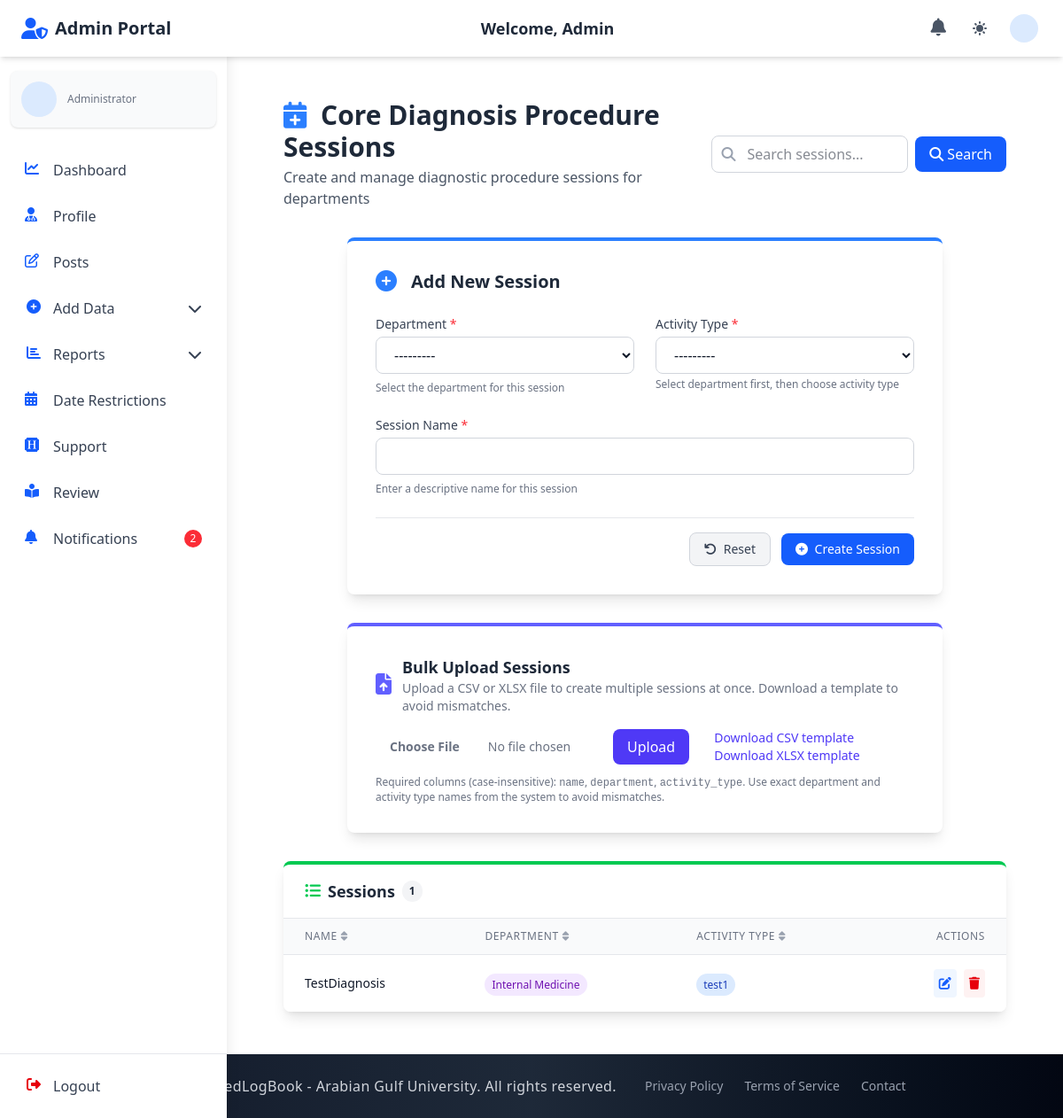
/admin_section/sessions/ (signed in), run on the app's committed database.
### admin_section/models.py (models this page shows, shortened)
class CoreDiaProSession(models.Model):
    name = models.CharField(max_length=200)
    activity_type = models.ForeignKey(ActivityType, on_delete=models.CASCADE, related_name="core_dia_pro_sessions")
    department = models.ForeignKey(Department, on_delete=models.CASCADE, related_name="core_dia_pro_sessions")
    class Meta:
        verbose_name = "Core Diagnosis Procedure Session"
        verbose_name_plural = "Core Diagnosis Procedure Sessions"

class Department(models.Model):
    name = models.CharField(max_length=50)
    log_year = models.ForeignKey(LogYear, on_delete=models.CASCADE, related_name="department_log_year")
    log_year_section = models.ForeignKey(
        LogYearSection,
        on_delete=models.SET_NULL,
        null=True,
        blank=True,
        related_name="department_log_year_section",
        db_index=True,
    )
    def __str__(self):
        return f"{self.name}"

class ActivityType(models.Model):
    name = models.CharField(max_length=100)
    department = models.ForeignKey(Department, on_delete=models.CASCADE, related_name="activity_types")
    def __str__(self):
        return self.name
    class Meta:
        unique_together = ["name", "department"]

### admin_section/views_file/CoreDiaProSession_views.py (the view, shortened to what this page needs)
# urls.py: path("sessions/", core_dia_pro_session_list, name="core_dia_pro_session_list"),
@login_required
def core_dia_pro_session_list(request):
    sessions = CoreDiaProSession.objects.all().order_by('name')
    search_query = request.GET.get('q', '').strip()
    if search_query:
        sessions = sessions.filter(
            Q(name__icontains=search_query) |
            Q(activity_type__name__icontains=search_query) |
            Q(department__name__icontains=search_query)
        )
    paginator = Paginator(sessions, 10)
    page_number = request.GET.get('page')
    page_obj = paginator.get_page(page_number)
    context = {
        'core_sessions': page_obj,
        'form': CoreDiaProSessionForm(),
        'editing': False,
        'search_query': search_query,
    }
    return render(request, 'admin_section/core_dia_pro_session_list.html', context)

### admin_section/templates/admin_section/core_dia_pro_session_list.html (shortened to what this page needs)
{% extends 'base.html' %}
{% load widget_tweaks %}
{% block navbar %}
  {% include 'components/admin_auth_navbar.html' %}
{% endblock %}
{% block content %}
  <div class="container mx-auto px-4 sm:px-6 lg:px-8 py-8 sm:py-10 lg:py-12">
    <div class="flex flex-col md:flex-row justify-between items-start md:items-center mb-8 gap-4">
      <div>
        <h1 class="text-2xl sm:text-3xl font-bold text-gray-800 dark:text-gray-100">
          <i class="fas fa-calendar-plus text-blue-500 mr-2"></i> Core Diagnosis Procedure Sessions
        </h1>
        <p class="text-gray-600 dark:text-gray-400 mt-1">Create and manage diagnostic procedure sessions for departments</p>
      </div>
      <div class="w-full md:w-auto">
        <form method="get" action="{% url 'admin_section:core_dia_pro_session_list' %}" class="relative flex items-center">
          <div class="relative flex-grow">
            <div class="absolute inset-y-0 left-0 pl-3 flex items-center pointer-events-none">
            </div>
            <input
              type="text"
              id="search-input"
              name="q"
              value="{{ search_query }}"
              class="w-full pl-10 pr-4 py-2 rounded-lg border border-gray-300 dark:border-gray-600 bg-white dark:bg-gray-700 text-gray-900 dark:text-gray-100 focus:ring-2 focus:ring-blue-500 focus:border-blue-500 focus:outline-none"
              placeholder="Search sessions..."
            />
          </div>
          <button
            type="submit"
            class="ml-2 px-4 py-2 bg-blue-600 text-white rounded-lg hover:bg-blue-700 dark:bg-blue-500 dark:hover:bg-blue-600 transition-colors duration-200 flex items-center"
          >
            <i class="fas fa-search mr-1"></i> Search
          </button>
        </form>
      </div>
    </div>
    <div class="max-w-2xl mx-auto bg-white dark:bg-gray-800 shadow-lg rounded-lg overflow-hidden mb-8 border-t-4 {% if editing %}border-yellow-500{% else %}border-blue-500{% endif %}">
      <div class="p-6 sm:p-8">
        <div class="flex items-center mb-6">
          <div class="flex-shrink-0 mr-4 {% if editing %}text-yellow-500{% else %}text-blue-500{% endif %}">
            <i class="fas {% if editing %}fa-edit text-2xl{% else %}fa-plus-circle text-2xl{% endif %}"></i>
          </div>
          <h2 class="text-xl font-semibold text-gray-800 dark:text-gray-100">
            {{ editing|yesno:'Edit Existing,Add New' }} Session
          </h2>
        </div>
        <form method="post"
          action="{% if editing %}
            {% url 'admin_section:core_dia_pro_session_update' editing_session.pk %}
          {% else %}
            {% url 'admin_section:core_dia_pro_session_create' %}
          {% endif %}"
          class="space-y-6" id="sessionForm">
          <div class="grid grid-cols-1 md:grid-cols-2 gap-6">
            <div class="space-y-1">
              <label for="id_department" class="block text-sm font-medium text-gray-700 dark:text-gray-300">
                Department <span class="text-red-500">*</span>
              </label>
              {{ form.department|add_class:'w-full px-4 py-2 rounded-lg border border-gray-300 dark:border-gray-600 bg-white dark:bg-gray-700 text-gray-900 dark:text-gray-100 focus:ring-2 focus:ring-blue-500 focus:border-blue-500'|attr:'id:id_department' }}
              {% if form.department.errors %}
                <p class="mt-1 text-sm text-red-600 dark:text-red-400">{{ form.department.errors|join:', ' }}</p>
              {% else %}
                <p class="mt-1 text-xs text-gray-500 dark:text-gray-400">Select the department for this session</p>
              {% endif %}
            </div>
            <div class="space-y-1">
              <label for="id_activity_type" class="block text-sm font-medium text-gray-700 dark:text-gray-300">
                Activity Type <span class="text-red-500">*</span>
              </label>
              <div class="relative">
                {{ form.activity_type|add_class:'w-full px-4 py-2 rounded-lg border border-gray-300 dark:border-gray-600 bg-white dark:bg-gray-700 text-gray-900 dark:text-gray-100 focus:ring-2 focus:ring-blue-500 focus:border-blue-500'|attr:'id:id_activity_type' }}
              </div>
              {% if form.activity_type.errors %}
                <p class="mt-1 text-sm text-red-600 dark:text-red-400">{{ form.activity_type.errors|join:', ' }}</p>
              {% else %}
                <p class="mt-1 text-xs text-gray-500 dark:text-gray-400">Select department first, then choose activity type</p>
              {% endif %}
            </div>
          </div>
          <div class="space-y-1">
            <label for="id_name" class="block text-sm font-medium text-gray-700 dark:text-gray-300">
              Session Name <span class="text-red-500">*</span>
            </label>
            {{ form.name|add_class:'w-full px-4 py-2 rounded-lg border border-gray-300 dark:border-gray-600 bg-white dark:bg-gray-700 text-gray-900 dark:text-gray-100 focus:ring-2 focus:ring-blue-500 focus:border-blue-500'|attr:'id:id_name' }}
            {% if form.name.errors %}
              <p class="mt-1 text-sm text-red-600 dark:text-red-400">{{ form.name.errors|join:', ' }}</p>
            {% else %}
              <p class="mt-1 text-xs text-gray-500 dark:text-gray-400">Enter a descriptive name for this session</p>
            {% endif %}
          </div>
          <div class="flex items-center justify-end space-x-3 pt-4 border-t border-gray-200 dark:border-gray-700">
            {% if editing %}
              <a href="{% url 'admin_section:core_dia_pro_session_list' %}" class="px-4 py-2 text-sm font-medium text-gray-700 dark:text-gray-300 bg-gray-100 dark:bg-gray-800 rounded-lg border border-gray-300 dark:border-gray-600 hover:bg-gray-200 dark:hover:bg-gray-700 focus:outline-none focus:ring-2 focus:ring-gray-500 transition-colors duration-200">
                <i class="fas fa-times mr-1"></i> Cancel
              </a>
              <button type="submit" class="px-4 py-2 text-sm font-medium text-white bg-yellow-500 rounded-lg hover:bg-yellow-600 focus:outline-none focus:ring-2 focus:ring-yellow-500 focus:ring-offset-2 transition-colors duration-200">
                <i class="fas fa-save mr-1"></i> Update Session
              </button>
            {% else %}
              <button type="reset" class="px-4 py-2 text-sm font-medium text-gray-700 dark:text-gray-300 bg-gray-100 dark:bg-gray-800 rounded-lg border border-gray-300 dark:border-gray-600 hover:bg-gray-200 dark:hover:bg-gray-700 focus:outline-none focus:ring-2 focus:ring-gray-500 transition-colors duration-200">
                <i class="fas fa-undo mr-1"></i> Reset
              </button>
              <button type="submit" class="px-4 py-2 text-sm font-medium text-white bg-blue-600 rounded-lg hover:bg-blue-700 focus:outline-none focus:ring-2 focus:ring-blue-500 focus:ring-offset-2 transition-colors duration-200">
                <i class="fas fa-plus-circle mr-1"></i> Create Session
              </button>
            {% endif %}
          </div>
        </form>
      </div>
    </div>
    <div class="max-w-2xl mx-auto bg-white dark:bg-gray-800 shadow-lg rounded-lg overflow-hidden mb-8 border-t-4 border-indigo-500">
      <div class="p-6 sm:p-8">
        <div class="flex items-center mb-4">
          <div class="flex-shrink-0 mr-3 text-indigo-500">
            <i class="fas fa-file-upload text-2xl"></i>
          </div>
          <div>
            <h3 class="text-lg font-semibold text-gray-800 dark:text-gray-100">Bulk Upload Sessions</h3>
            <p class="text-sm text-gray-500 dark:text-gray-400">Upload a CSV or XLSX file to create multiple sessions at once. Download a template to avoid mismatches.</p>
          </div>
        </div>
        <form method="post" action="{% url 'admin_section:core_dia_pro_session_list' %}" enctype="multipart/form-data" class="flex items-center gap-3">
          <input type="file" name="bulk_file" accept=".csv, .xlsx, .xls" class="block w-64 text-sm text-gray-500 file:mr-4 file:py-2 file:px-4 file:rounded file:border-0 file:text-sm file:font-semibold file:bg-indigo-50 file:text-indigo-700" required />
          <button type="submit" class="px-4 py-2 bg-indigo-600 text-white rounded-lg hover:bg-indigo-700">Upload</button>
          <div class="ml-4 text-sm">
            <a href="{% url 'admin_section:core_dia_pro_session_list' %}?download=session_template&format=csv" class="text-indigo-600 hover:underline mr-3">Download CSV template</a>
            <a href="{% url 'admin_section:core_dia_pro_session_list' %}?download=session_template&format=xlsx" class="text-indigo-600 hover:underline">Download XLSX template</a>
          </div>
        </form>
        <p class="mt-3 text-xs text-gray-500 dark:text-gray-400">Required columns (case-insensitive): <code>name</code>, <code>department</code>, <code>activity_type</code>. Use exact department and activity type names from the system to avoid mismatches.</p>
      </div>
    </div>
    <div class="bg-white dark:bg-gray-800 shadow-lg rounded-lg overflow-hidden border-t-4 border-green-500">
      <div class="px-6 py-4 border-b border-gray-200 dark:border-gray-700 flex flex-col sm:flex-row justify-between items-start sm:items-center gap-4">
        <h3 class="text-lg font-semibold text-gray-800 dark:text-gray-100 flex items-center">
          <i class="fas fa-list-ul text-green-500 mr-2"></i> Sessions
          <span class="ml-2 px-2 py-1 text-xs rounded-full bg-gray-100 text-gray-800 dark:bg-gray-700 dark:text-gray-200">{{ core_sessions.paginator.count }}</span>
        </h3>
      </div>
      <div class="overflow-x-auto">
        <table id="sessions-table" class="min-w-full divide-y divide-gray-200 dark:divide-gray-700">
          <thead class="bg-gray-50 dark:bg-gray-700">
            <tr>
              <th class="px-6 py-3 text-left text-xs font-medium text-gray-500 dark:text-gray-300 uppercase tracking-wider">
                <div class="flex items-center">
                  <span>Name</span>
                  <i class="fas fa-sort ml-1 text-gray-400"></i>
                </div>
              </th>
              <th class="px-6 py-3 text-left text-xs font-medium text-gray-500 dark:text-gray-300 uppercase tracking-wider">
                <div class="flex items-center">
                  <span>Department</span>
                  <i class="fas fa-sort ml-1 text-gray-400"></i>
                </div>
              </th>
              <th class="px-6 py-3 text-left text-xs font-medium text-gray-500 dark:text-gray-300 uppercase tracking-wider">
                <div class="flex items-center">
                  <span>Activity Type</span>
                  <i class="fas fa-sort ml-1 text-gray-400"></i>
                </div>
              </th>
              <th class="px-6 py-3 text-right text-xs font-medium text-gray-500 dark:text-gray-300 uppercase tracking-wider">Actions</th>
            </tr>
          </thead>
          <tbody class="bg-white dark:bg-gray-800 divide-y divide-gray-200 dark:divide-gray-700">
            {% for session in core_sessions %}
              <tr class="hover:bg-gray-50 dark:hover:bg-gray-700 transition-colors duration-150">
                <td class="px-6 py-4 whitespace-nowrap">
                  <div class="text-sm font-medium text-gray-900 dark:text-gray-100">{{ session.name }}</div>
                </td>
                <td class="px-6 py-4 whitespace-nowrap">
                  <span class="px-2 py-1 text-xs rounded-full bg-purple-100 text-purple-800 dark:bg-purple-900 dark:text-purple-200">
                    {{ session.department.name }}
                  </span>
                </td>
                <td class="px-6 py-4 whitespace-nowrap">
                  <span class="px-2 py-1 text-xs rounded-full bg-blue-100 text-blue-800 dark:bg-blue-900 dark:text-blue-200">
                    {{ session.activity_type.name }}
                  </span>
                </td>
                <td class="px-6 py-4 whitespace-nowrap text-right text-sm font-medium">
                  <div class="flex justify-end space-x-2">
                    <a href="{% url 'admin_section:core_dia_pro_session_update' session.pk %}"
                       class="p-1.5 bg-blue-50 text-blue-600 rounded hover:bg-blue-100 dark:bg-blue-900/30 dark:text-blue-400 dark:hover:bg-blue-900/50 transition-colors duration-200"
                       title="Edit Session">
                      <i class="fas fa-edit"></i>
                    </a>
                    <form method="post" action="{% url 'admin_section:core_dia_pro_session_delete' session.pk %}" class="inline" onsubmit="return confirm('Are you sure you want to delete this session?');">
                      <button type="submit"
                              class="p-1.5 bg-red-50 text-red-600 rounded hover:bg-red-100 dark:bg-red-900/30 dark:text-red-400 dark:hover:bg-red-900/50 transition-colors duration-200"
                              title="Delete Session">
                        <i class="fas fa-trash"></i>
                      </button>
                    </form>
                  </div>
                </td>
              </tr>
            {% endfor %}
          </tbody>
        </table>
      </div>
    </div>
  </div>
{% endblock %}

### data on the page
CoreDiaProSession: name "TestDiagnosis", department.name "Internal Medicine", activity_type.name "test1"

### other printed values
{{ admin_unread_notifications_count }} "2"
{{ editing|yesno:'Edit Existing,Add New' }} "Add New"
{{ core_sessions.paginator.count }} "1"
